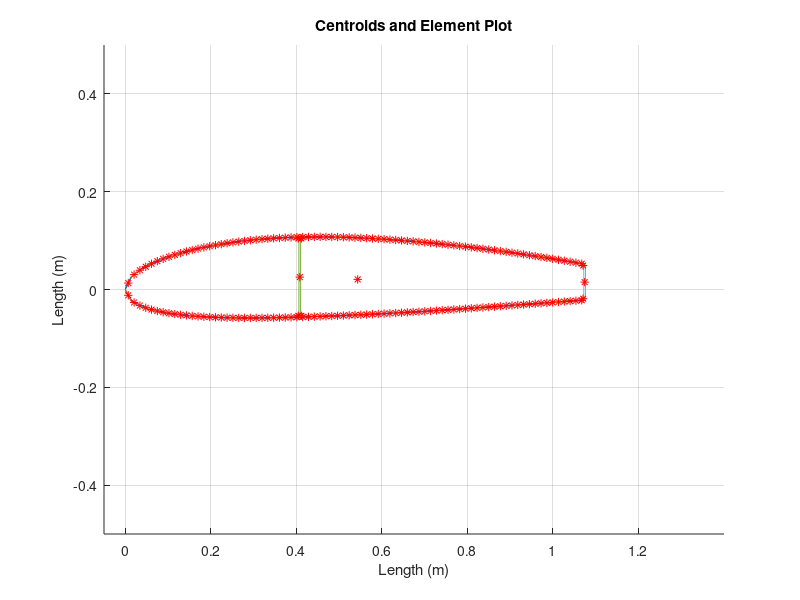

This chart was generated by the following MATLAB code: (Note: this script raises an error after producing the figure.)
%% MAE 154B Wing Design Structure Analysis
close all;
clear all;
clc;

%% Define Airfoil
x=linspace(0,1,100);
c=1;
t=.12;
m=2/100;
p=4/10;
pc=p*c;
yc=zeros(1,length(x));
yt=5*t*(.2969*sqrt(x)-.126*x-.3516*x.^2+.2843*x.^3-0.1015*x.^4);

for i=1:length(x)
    if (x(i)<pc)
        yc(i)=m/p^2*(2*p*(x(i)/c)-(x(i)/c)^2);
    else
        yc(i)=m/(1-p)^2*((1-2*p)+2*p*(x(i)/c)-(x(i)/c)^2);
    end
end

Nytop=yc+yt;
Nybot=yc-yt;
scalefactor=1.346;
nx=scalefactor*x;
nytop=scalefactor*Nytop;
nybot=scalefactor*Nybot;
nx=nx(nx<=0.8*1.346);

% Plot Airfoil
% figure()
% hold on
% plot(scalefactor*nx,scalefactor*yc,'g')
% plot(scalefactor*nx,scalefactor*nytop,'b',scalefactor*nx,scalefactor*nybot,'b')
% xlim([-0.05,1.4])
% ylim([-0.5,0.5])
% xlabel('Length (m)')
% ylabel('Length (m)')
% grid on

%% Create Elements
% All Nodes for airfoil are in the inner side of the elements
skint=0.002;  % Skin thickness
% Create Airfoil Elements
Topel=struct('posX',nx,'posY',nytop,...
             'Length',zeros(length(nx),1),'Area',zeros(length(nx),1),...
             'cx',zeros(length(nx),1),'cy',zeros(length(nx),1),...
             'Ixx',zeros(length(nx),1),'Iyy',zeros(length(nx),1),...
             'Ixy',zeros(length(nx),1),...
             'xcoord',zeros(length(nx),5),'ycoord',zeros(length(nx),5));
Botel=struct('posX',nx,'posY',nybot,...
             'Length',zeros(length(nx),1),'Area',zeros(length(nx),1),...
             'cx',zeros(length(nx),1),'cy',zeros(length(nx),1),...
             'Ixx',zeros(length(nx),1),'Iyy',zeros(length(nx),1),...
             'Ixy',zeros(length(nx),1),...
             'xcoord',zeros(length(nx),5),'ycoord',zeros(length(nx),5));

% Calculate Aera and Centroid of Each Element, Plot Results
figure()
hold on
XiAiairf=0;
YiAiairf=0;
for i=1:length(nx)-1
   % Top elements
   Topel.xcoord(i,:)=[Topel.posX(i) Topel.posX(i)...
           Topel.posX(i+1) Topel.posX(i+1) Topel.posX(i)];
   Topel.ycoord(i,:)=[Topel.posY(i) Topel.posY(i)+skint ...
           Topel.posY(i+1)+skint Topel.posY(i+1) Topel.posY(i)];
   % Calculate Area
   Topel.Length(i)=sqrt((Topel.posX(i+1)-Topel.posX(i))^2+...
                 (Topel.posY(i+1)-Topel.posY(i))^2);
   Topel.Area(i)=skint*Topel.Length(i);
   % Calculate Element Centroid
   Topel.cx(i)=0.5*((Topel.xcoord(i,1)+Topel.xcoord(i,2))/2+...
                    (Topel.xcoord(i,3)+Topel.xcoord(i,4))/2);
   Topel.cy(i)=0.5*((Topel.ycoord(i,1)+Topel.ycoord(i,2))/2+...
                    (Topel.ycoord(i,3)+Topel.ycoord(i,4))/2);
   % Plot    
   plot(Topel.xcoord(i,:),Topel.ycoord(i,:))
   plot(Topel.cx(i), Topel.cy(i),'r*')
   
   % Bottom elements
   Botel.xcoord(i,:)=[Botel.posX(i) Botel.posX(i)...
           Botel.posX(i+1) Botel.posX(i+1) Botel.posX(i)];
   Botel.ycoord(i,:)=[Botel.posY(i)-skint Botel.posY(i) ...
           Botel.posY(i+1) Botel.posY(i+1)-skint Botel.posY(i)-skint];
   % Calculate Area
   Botel.Length(i)=sqrt((Botel.posX(i+1)-Botel.posX(i))^2+...
                 (Botel.posY(i+1)-Botel.posY(i))^2);
   Botel.Area(i)=skint*Botel.Length(i);
   % Calculate Element Centroid
   Botel.cx(i)=0.5*((Botel.xcoord(i,1)+Botel.xcoord(i,2))/2+...
                    (Botel.xcoord(i,3)+Botel.xcoord(i,4))/2);
   Botel.cy(i)=0.5*((Botel.ycoord(i,1)+Botel.ycoord(i,2))/2+...
                    (Botel.ycoord(i,3)+Botel.ycoord(i,4))/2);
   % Plot 
   plot(Botel.xcoord(i,:),Botel.ycoord(i,:))
   plot(Botel.cx(i), Botel.cy(i),'r*')
   
   XiAiairf=XiAiairf+Topel.cx(i)*Topel.Area(i)+Botel.cx(i)*Botel.Area(i);
   YiAiairf=YiAiairf+Topel.cy(i)*Topel.Area(i)+Botel.cy(i)*Botel.Area(i);
end
% Centroid of Airfoil
AirfoilArea=sum(Topel.Area(:,1))+sum(Botel.Area(:,1));
Cxaf=XiAiairf/AirfoilArea;
Cyaf=YiAiairf/AirfoilArea;

% Create Spars/Spar-Caps Elements
spart=0.004; % Spar thickness
sparcapt=0.002; % Spar cap size

% Spar Location
SparIndex=[find(nx>(0.3*1.346-0.005) & nx<(0.3*1.346+0.005)), length(nx)];
Spars=struct('posX',nx(SparIndex),...
             'posY',nybot(SparIndex),...
             'Length',zeros(length(SparIndex),1),...
             'Area',zeros(length(SparIndex),1),...
             'cx',zeros(length(SparIndex),1), ...
             'cy',zeros(length(SparIndex),1),...
             'Ixx',zeros(length(SparIndex),1),...
             'Iyy',zeros(length(SparIndex),1),...
             'Ixy',zeros(length(SparIndex),1),...
             'xcoord',zeros(length(SparIndex),5),...
             'ycoord',zeros(length(SparIndex),5));
         
XiAiSpar=0;
YiAiSpar=0;
for i=1:length(SparIndex)
   ind=SparIndex(i);
   Spars.xcoord(i,:)=[nx(ind)-spart/2 nx(ind)-spart/2 ...
                      nx(ind)+spart/2 nx(ind)+spart/2 ...
                      nx(ind)-spart/2];
   Spars.ycoord(i,:)=[nybot(ind) nytop(ind) ...
                      nytop(ind) nybot(ind) nybot(ind)];
   % Calculate Area
   Spars.Length(i)=(nytop(ind)-nybot(ind));
   Spars.Area(i)=spart*Spars.Length(i);
   % Calculate Element Centroid
   Spars.cx(i)=0.5*((Spars.xcoord(i,1)+Spars.xcoord(i,2))/2+...
                    (Spars.xcoord(i,3)+Spars.xcoord(i,4))/2);
   Spars.cy(i)=0.5*((Spars.ycoord(i,1)+Spars.ycoord(i,2))/2+...
                    (Spars.ycoord(i,3)+Spars.ycoord(i,4))/2);
   % Plot    
   plot(Spars.xcoord(i,:),Spars.ycoord(i,:))
   plot(Spars.cx(i), Spars.cy(i),'r*')
   
   XiAiSpar=XiAiSpar+Spars.cx(i)*Spars.Area(i);
   YiAiSpar=YiAiSpar+Spars.cy(i)*Spars.Area(i);
end
% Centroid of Spars
SparArea=sum(Spars.Area(:,1));
Cxspar=XiAiSpar/SparArea;
Cyspar=YiAiSpar/SparArea;

%Spar Caps
%Assume Spar caps are angle with equal length legs
SparCaps=struct('posX',transpose(Spars.xcoord(:,1:4)),...
                'posY',transpose(Spars.ycoord(:,1:4)),...
                'Area',zeros(6,1),...
                'cx',zeros(6,1), ...
                'cy',zeros(6,1),...
                'Ixx',zeros(6,1),...
                'Iyy',zeros(6,1),...
                'Ixy',zeros(6,1),...
                'xcoord',zeros(6,7),...
                'ycoord',zeros(6,7));  
b=2*sparcapt;
XiAisparcap=0;
YiAisparcap=0;
for i=1:6
    % Area of spar caps
    SparCaps.Area(i)=(2*b-sparcapt)*sparcapt;
    % centroids of spar caps
    if i==3||i==4
        SparCaps.cx(i)=SparCaps.posX(i)+(1/SparCaps.Area(i))*...
                       (sparcapt/2*(b^2+b*sparcapt-sparcapt^2));
    else
        SparCaps.cx(i)=SparCaps.posX(i)-(1/SparCaps.Area(i))*...
                        (sparcapt/2*(b^2+b*sparcapt-sparcapt^2));
    end
    
    if i==1||i==4||i==5
        SparCaps.cy(i)=SparCaps.posY(i)+(1/SparCaps.Area(i))*...
                       (sparcapt/2*(b^2+b*sparcapt-sparcapt^2));
    else
        SparCaps.cy(i)=SparCaps.posY(i)-(1/SparCaps.Area(i))*...
                        (sparcapt/2*(b^2+b*sparcapt-sparcapt^2));
    end
    % Moment of inertia
    SparCaps.Ixx(i)=(sparcapt/3)*(b*sparcapt^2+b^3-sparcapt^3)-...
                     SparCaps.Area(i)*(SparCaps.cy(i)-SparCaps.posY(i))^2;
    SparCaps.Iyy(i)=(sparcapt/3)*(b*sparcapt^2+b^3-sparcapt^3)-...
                     SparCaps.Area(i)*(SparCaps.cx(i)-SparCaps.posX(i))^2;
    SparCaps.Ixy(i)=(sparcapt^2/4)*(2*b^2-sparcapt^2)-SparCaps.Area(i)*...
                    (SparCaps.cy(i)-SparCaps.posY(i))*...
                    (SparCaps.cx(i)-SparCaps.posX(i));
                
    XiAisparcap=XiAisparcap+SparCaps.cx(i)*SparCaps.Area(i);
    YiAisparcap=YiAisparcap+SparCaps.cy(i)*SparCaps.Area(i);
    % Draw Spar Caps
    if i==3||i==4
        SparCaps.xcoord(i,:)=[SparCaps.posX(i) SparCaps.posX(i)+b...
                          SparCaps.posX(i)+b SparCaps.posX(i)+sparcapt...
                          SparCaps.posX(i)+sparcapt SparCaps.posX(i)...
                          SparCaps.posX(i)];
    else
        SparCaps.xcoord(i,:)=[SparCaps.posX(i) SparCaps.posX(i)-b...
                          SparCaps.posX(i)-b SparCaps.posX(i)-sparcapt...
                          SparCaps.posX(i)-sparcapt SparCaps.posX(i)...
                          SparCaps.posX(i)];
    end

    if i==1||i==4||i==5
        SparCaps.ycoord(i,:)=[SparCaps.posY(i), SparCaps.posY(i),...
                          SparCaps.posY(i)+sparcapt,...
                          SparCaps.posY(i)+sparcapt,...
                          SparCaps.posY(i)+b, SparCaps.posY(i)+b,...
                          SparCaps.posY(i)];
    else
        SparCaps.ycoord(i,:)=[SparCaps.posY(i) SparCaps.posY(i)...
                          SparCaps.posY(i)-sparcapt...
                          SparCaps.posY(i)-sparcapt...
                          SparCaps.posY(i)-b SparCaps.posY(i)-b...
                          SparCaps.posY(i)];
    end
    
    plot(SparCaps.xcoord(i,:),SparCaps.ycoord(i,:))
    plot(SparCaps.cx(i),SparCaps.cy(i),'r*')
end
% Centroid of SparCaps
SparCapArea=sum(SparCaps.Area(:,1));
Cxsparcap=XiAisparcap/SparCapArea;
Cysparcap=YiAisparcap/SparCapArea;

% Calculate Total Centroid
Cx=(XiAiairf+XiAiSpar+XiAisparcap)/(AirfoilArea+SparArea+SparCapArea);
Cy=(YiAiairf+YiAiSpar+YiAisparcap)/(AirfoilArea+SparArea+SparCapArea);

plot(Cx,Cy,'r*')
title('Centroids and Element Plot')
xlim([-0.05,1.4])
ylim([-0.5,0.5])
xlabel('Length (m)')
ylabel('Length (m)')
grid on
hold off

disp('The centroid is at')
disp([Cx,Cy])
%% Calculate Inertia

% For Airfoil Elements
for i=1:length(nx)-1
    %Top Element
    betatop=atan2(Topel.posY(i+1)-Topel.posY(i),...
                  Topel.posX(i+1)-Topel.posX(i));
    Topel.Ixx(i)=Topel.Length(i)^3*skint*(sin(betatop))^2/12+...
                 Topel.Area(i)*(Cy-Topel.cy(i))^2;
    Topel.Iyy(i)=Topel.Length(i)^3*skint*(cos(betatop))^2/12+...
                 Topel.Area(i)*(Cx-Topel.cx(i))^2;
    Topel.Ixy(i)=Topel.Length(i)^3*skint*sin(2*betatop)/24+...
                 Topel.Area(i)*(Cx-Topel.cx(i))*(Cy-Topel.cy(i));
    % Bottom Element
    betabot=atan2(Botel.posY(i+1)-Botel.posY(i),...
                  Botel.posX(i+1)-Botel.posX(i));
    Botel.Ixx(i)=Botel.Length(i)^3*skint*(sin(betabot))^2/12+...
                 Botel.Area(i)*(Cy-Botel.cy(i))^2;
    Botel.Iyy(i)=Botel.Length(i)^3*skint*(cos(betabot))^2/12+...
                 Botel.Area(i)*(Cx-Botel.cx(i))^2;
    Botel.Ixy(i)=Botel.Length(i)^3*skint*sin(2*betabot)/24+...
                 Botel.Area(i)*(Cx-Botel.cx(i))*(Cy-Botel.cy(i));
end

% Spars Elements
for i=1:length(SparIndex)
    Spars.Ixx(i)=spart*Spars.Length(i)^3/12+...
                 Spars.Area(i)*(Cy-Spars.cy(i))^2;
    Spars.Iyy(i)=spart^3*Spars.Length(i)/12+...
                 Spars.Area(i)*(Cx-Spars.cx(i))^2;
    Spars.Ixy(i)=Spars.Area(i)*(Cx-Spars.cx(i))*(Cy-Spars.cy(i));
end

Ixx=sum(Topel.Ixx(:))+sum(Botel.Ixx(:))+sum(Spars.Ixx(:))+...
        sum(SparCaps.Ixx(:));
Iyy=sum(Topel.Iyy(:))+sum(Botel.Iyy(:))+sum(Spars.Iyy(:))+...
        sum(SparCaps.Iyy(:));
Ixy=sum(Topel.Ixy(:))+sum(Botel.Ixy(:))+sum(Spars.Ixy(:))+...
        sum(SparCaps.Ixy(:));

format short e
disp('The Area Moment of Inertia are')
disp([Ixx Iyy Ixy])

%% Stress Analysis
% Constants
E=70*10^9;                      % Pa
g=9.8;                          % kg*m/s^2
rho_sea=1.225;                  % kg/m^3
rho_12k=rho_sea*.693;           % kg/m^3
Wingspan=5.6;                   % meters
WingArea=1.346*0.8*Wingspan;    % m^2 
Weight=910;                     % kg (Max allowed)

% Set up
z=linspace(0,Wingspan,Wingspan*100);
Load=struct('Wy',ones(12,length(z)), 'TotWy',zeros(12,length(z)),...
            'Wx',ones(12,length(z)), 'TotWx',zeros(12,length(z)), ...
            'VWy',zeros(12,length(z)), 'MWy',zeros(12,length(z)),...
            'VWx',zeros(12,length(z)), 'MWx',zeros(12,length(z)),...
            'MM',zeros(12,length(z)), 'SigmaZ',zeros(12,length(z)));
        
% Critical Loads
% PHAA PLAA NHAA NLAA PosGust NegGust (then repeat at 12k)
Criticalpt={'PHAA','PLAA','NHAA','NLAA','PosGust','NegGust'};
Loadcases=vn_find_alpha();  

% alpha=(Loadcases(:,1))';        % AoA in rad
alpha=0;
Lift_coef=(Loadcases(:,2))';    % Lift Coeff.
Drag_coef=(Loadcases(:,3))';    % Drag Coeff.
CM_coef=(Loadcases(:,4))';      % Moment Coeff.
v=zeros(1,6);                   % Speed
v(1) = 58.8;  %Speed (from VN diagram)
n=zeros(1,6);                   % Load Factor
n(1) = 4.4;   %loading factor

for LC=1:6   % Going through all load cases

% Calculate Lift Distribution
L1 = n(LC)*Weight;   %Total lift on a wing
L1_rec = L1/Wingspan.*Load.Wy(LC,:);  %Rectangular lift distribution
L0_1 = 4*L1/(pi*Wingspan);   %Elliptical lift dist. at centerline (x=0).
L1_ellp = L0_1.*sqrt(1-(z./Wingspan).^2); %Elliptical lift distribution
LiftLoad=(L1_rec+L1_ellp)/2;    %Spanwise lift distribution (average of rec & ellp)


% Calculate Drag Distribution 
D = 0.5*rho_sea*WingArea*v(LC)^2*Drag_coef(LC);
DragLoad = D/Wingspan.*Load.Wx(LC,:);      %Spanwise drag distribution
End_ind=round(0.8*length(DragLoad));
DragLoad(End_ind:end) = DragLoad(End_ind:end)*1.1; 
                                    %Add 10% step to 80% onward of span
                        
% Calculating Wy Wx
Load.Wy(LC,:)=LiftLoad*cos(alpha(1))+DragLoad*sin(alpha(1));
Load.Wx(LC,:)=-LiftLoad*sin(alpha(1))+DragLoad*cos(alpha(1));
WyZ=zeros(LC,length(z));
WxZ=zeros(LC,length(z));

% Total Lift and Drag
for ii=1:length(z)-1
    Load.TotWy(LC,ii+1)=Load.TotWy(LC,ii)+...
                   0.5*(Load.Wy(LC,ii)+Load.Wy(LC,ii+1))*(z(ii+1)-z(ii));
    WyZ(LC,ii)=0.5*(Load.Wy(LC,ii)+Load.Wy(LC,ii+1))*(z(ii+1)-z(ii))*...
             (z(ii)+(z(ii+1)-z(ii))/2);
    Load.TotWx(LC,ii+1)=Load.TotWx(LC,ii)+...
                   0.5*(Load.Wx(LC,ii)+Load.Wx(LC,ii+1))*(z(ii+1)-z(ii));
    WxZ(LC,ii)=0.5*(Load.Wx(LC,ii)+Load.Wx(LC,ii+1))*(z(ii+1)-z(ii))*...
             (z(ii)+(z(ii+1)-z(ii))/2);
end
Wyz=sum(WyZ(LC,:));
WyZeq=Wyz/Load.TotWy(LC,end);
Wxz=sum(WxZ(LC,:));
WxZeq=Wxz/Load.TotWx(LC,end);

% Calculate Shear and Moment
Load.VWy(LC,1)= -Load.TotWy(1,end);
Load.MWy(LC,1)= Load.TotWy(1,end)*WyZeq;
Load.VWx(LC,1)= -Load.TotWx(1,end);
Load.MWx(LC,1)= Load.TotWx(1,end)*WxZeq;
MWy=0;
MWx=0;

for k=2:length(z)
    % Shear/Moment from Lift
    Load.VWy(LC,k)=Load.VWy(LC,1)+Load.TotWy(LC,k);
    MWy=MWy+0.5*(Load.VWy(LC,k-1)+Load.VWy(LC,k))*(z(k)-z(k-1));
    Load.MWy(LC,k)=Load.MWy(LC,1)+MWy;
    
    % Shear/Moment from Drag
    Load.VWx(LC,k)=Load.VWx(LC,1)+Load.TotWx(LC,k);
    MWx=MWx+0.5*(Load.VWx(LC,k-1)+Load.VWx(LC,k))*(z(k)-z(k-1));
    Load.MWx(LC,k)=Load.MWx(LC,1)+MWx;
end

% Moment
CM=-0.007;

% Plot Wy
figure()
hold on
plot(z,zeros(1,length(z)),'k', 'Linewidth',3)
plot(z,Load.Wy(LC,:),'r')
hAx=plotyy(z,Load.VWy(LC,:),z,Load.MWy(LC,:));
legend('Beam','Applied Force','Shear','Moment')
title(['Wy and Resultant Shear and Moment at ',Criticalpt{LC}])
xlabel('Length (m)')
ylabel(hAx(1), 'Applied Force/Shear (N)')
ylabel(hAx(2), 'Moment (N-m)')
grid on
hold off
% Plot Wx
figure()
hold on
plot(z,zeros(1,length(z)),'k', 'Linewidth',3)
plot(z,Load.Wx(LC,:),'r')
hAx=plotyy(z,Load.VWx(LC,:),z,Load.MWx(LC,:));
legend('Beam','Applied Force','Shear','Moment')
title(['Wx and Resultant Shear and Moment at ',Criticalpt{LC}])
xlabel('Length (m)')
ylabel(hAx(1), 'Applied Force/Shear (N)')
ylabel(hAx(2), 'Moment (N-m)')
grid on
hold off

end     % End of for loop for load cases
%% Calculat Bending Stress and Deflection
K=1/(E*(Ixx*Iyy-Ixy^2));

% Finding Slope
udot=zeros(1,length(z));
vdot=zeros(1,length(z));
for i=2:length(z)
    dz=z(i)-z(i-1);
    udot(i)=udot(i-1)+(-Load.MWx(1,i)*Ixy+Load.MWy(1,i)*Ixx)*dz;
    vdot(i)=vdot(i-1)+(Load.MWx(1,i)*Iyy-Load.MWy(1,i)*Ixy)*dz;
end
udot=-K*udot;
vdot=-K*vdot;

% Finding Displacement
u=zeros(1,length(z));
v=zeros(1,length(z));
for i=2:length(z)
    dz=z(i)-z(i-1);
    u(i)=u(i-1)+udot(i)*dz;
    v(i)=v(i-1)+vdot(i)*dz;
end

%Plot Displacement
figure()
hold on
plot(z,udot)
plot(z,u,'r')
legend('Bending Slope','Deflection','Location','NorthWest')
title('Bending Slope and Deflection in X direction')
xlabel('Length (m)')
ylabel('Displacement (m)')
grid on
hold off

figure()
hold on
plot(z,vdot)
plot(z,v,'r')
legend('Bending Slope','Deflection','Location','NorthWest')
title('Bending Slope and Deflection in Y direction')
xlabel('Length (m)')
ylabel('Displacement (m)')
grid on
hold off

%% Direct Stress
% Load.SigmaZ(1,:)=(Load.MWx(1,10*i)*(Iyy*y-Ixy*(Topel.posX-Cx))+Load.MWy(1,10*i)*(Ixx*x-Ixy*(Topel.posY-Cy)))/(Ixx*Iyy-Ixy^2);





%% Shear Flow

% Validate using Ex 20.4





